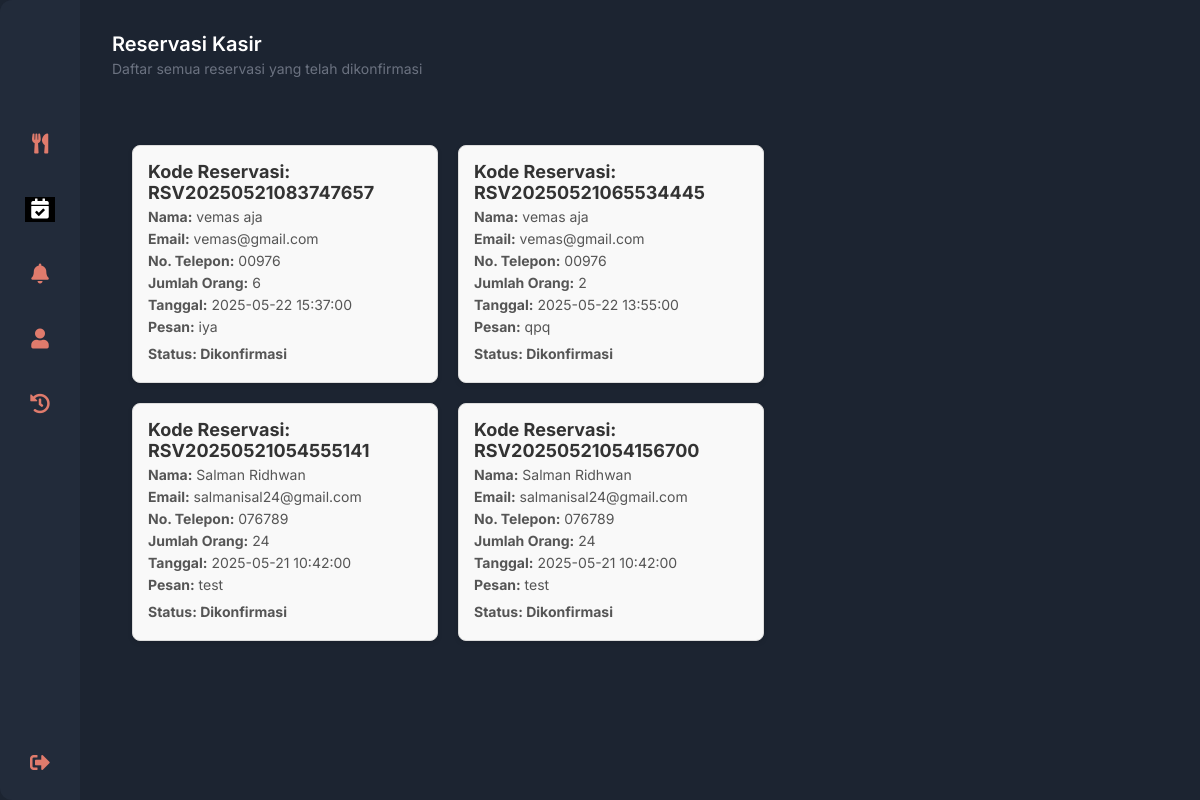
/WEBPRO/pages/kasir/reservasi_kasir.php (signed in), run on the app's committed database.
### tables this page shows
CREATE TABLE `reservasi` (
  `id` int(11) NOT NULL,
  `user_id` int(11) DEFAULT NULL,
  `kode_reservasi` varchar(20) DEFAULT NULL,
  `tanggal_reservasi` datetime DEFAULT NULL,
  `jumlah_orang` int(11) DEFAULT NULL,
  `email` varchar(255) NOT NULL,
  `message` varchar(255) NOT NULL,
  `no_telp` varchar(20) NOT NULL,
  `status` enum('pending','dikonfirmasi','dibatalkan') DEFAULT NULL,
  `created_at` timestamp NOT NULL DEFAULT current_timestamp(),
  `updated_at` timestamp NOT NULL DEFAULT current_timestamp() ON UPDATE current_timestamp()
);

CREATE TABLE `users` (
  `id` int(11) NOT NULL,
  `role` enum('admin','kasir','member') DEFAULT NULL,
  `username` varchar(50) DEFAULT NULL,
  `password` varchar(255) DEFAULT NULL,
  `nama` varchar(100) DEFAULT NULL,
  `email` varchar(100) DEFAULT NULL,
  `no_telp` varchar(20) DEFAULT NULL,
  `gender` enum('Laki-laki','Perempuan') DEFAULT NULL,
  `alamat` text DEFAULT NULL,
  `profile_picture` varchar(255) DEFAULT NULL,
  `created_at` timestamp NOT NULL DEFAULT current_timestamp(),
  `updated_at` timestamp NOT NULL DEFAULT current_timestamp() ON UPDATE current_timestamp()
);

### WEBPRO/pages/kasir/reservasi_kasir.php (the view, shortened to what this page needs)
<?php
include '../../koneksi.php';
$sql = "SELECT reservasi.*, users.nama
        FROM reservasi
        JOIN users ON reservasi.user_id = users.id
        WHERE reservasi.status = 'dikonfirmasi'
        ORDER BY reservasi.created_at DESC";
$result = $conn->query($sql);
?>
<!DOCTYPE html>
<html lang="en">
<head>
    <link rel="stylesheet" href="https://cdnjs.cloudflare.com/ajax/libs/font-awesome/5.15.3/css/all.min.css" />
    <link href="../../css/kasir.css" rel="stylesheet">
</head>
<body>
    <div class="container" role="main">
        <?php include '../../views/kasir/sidebar.php'; ?>
        <main>
            <header>
                <h1>Reservasi Kasir</h1>
                <p>Daftar semua reservasi yang telah dikonfirmasi</p>
            </header>
            <section class="reservasi-section" aria-label="Reservation List">
                <div class="reservasi-container">
                    <?php if ($result->num_rows > 0): ?>
                        <div class="reservasi-grid">
                            <?php while ($row = $result->fetch_assoc()): ?>
                                <div class="reservasi-card">
                                    <h3>Kode Reservasi: <?php echo $row['kode_reservasi']; ?></h3>
                                    <p><strong>Nama:</strong> <?php echo htmlspecialchars($row['nama']); ?></p>
                                    <p><strong>Email:</strong> <?php echo htmlspecialchars($row['email']); ?></p>
                                    <p><strong>No. Telepon:</strong> <?php echo htmlspecialchars($row['no_telp']); ?></p>
                                    <p><strong>Jumlah Orang:</strong> <?php echo $row['jumlah_orang']; ?></p>
                                    <p><strong>Tanggal:</strong> <?php echo $row['tanggal_reservasi']; ?></p>
                                    <p><strong>Pesan:</strong> <?php echo $row['message']; ?></p>
                                    <p class="status status-dikonfirmasi">Status: Dikonfirmasi</p>
                                </div>
                            <?php endwhile; ?>
                        </div>
                    <?php else: ?>
                        <p class="no-reservasi">Tidak ada reservasi yang tersedia.</p>
                    <?php endif; ?>
                </div>
            </section>
        </main>
    </div>
</body>
</html>

### WEBPRO/css/kasir.css (style rules this page uses)
* { box-sizing: border-box; }
html, body { width: 100%; margin: 0; padding: 0; height: 100%; font-family: 'Inter', sans-serif; background-color: #1c2431; }
.container { display: flex; height: 100vh; }
main { flex: 1; padding: 32px; display: flex; flex-direction: column; gap: 24px; height: 100vh; min-height: 100vh; margin-left: 80px; margin-right: 384px; overflow-y: auto; position: relative; }
main header { margin-bottom: 24px; }
main header h1 { color: white; font-weight: 600; font-size: 20px; margin: 0 0 4px 0; }
main header p { font-size: 14px; color: #6b7280; margin: 0; }

### WEBPRO/pages/kasir/reservasi_kasir.php (style rules this page uses)
.reservasi-container { padding: 20px; }
.reservasi-grid { display: grid; grid-template-columns: repeat(auto-fit, minmax(300px, 1fr)); gap: 20px; }
.reservasi-card { background-color: #f9f9f9; border: 1px solid #ddd; border-radius: 8px; padding: 15px; box-shadow: 0 2px 5px rgba(0, 0, 0, 0.1); }
.reservasi-card h3 { margin: 0; font-size: 18px; color: #333; }
.reservasi-card p { margin: 5px 0; font-size: 14px; color: #555; }
.reservasi-card .status { font-weight: bold; margin-top: 10px; }
.status-dikonfirmasi { color: #28a745; }

### data on the page
reservasi: kode_reservasi "RSV20250521083747657", user.nama "vemas aja", email "vemas@gmail.com", no_telp "00976", jumlah_orang "6", tanggal_reservasi "2025-05-22 15:37:00", message "iya"
reservasi: kode_reservasi "RSV20250521065534445", user.nama "vemas aja", email "vemas@gmail.com", no_telp "00976", jumlah_orang "2", tanggal_reservasi "2025-05-22 13:55:00", message "qpq"
reservasi: kode_reservasi "RSV20250521054555141", user.nama "Salman Ridhwan", email "salmanisal24@gmail.com", no_telp "076789", jumlah_orang "24", tanggal_reservasi "2025-05-21 10:42:00", message "test"
reservasi: kode_reservasi "RSV20250521054156700", user.nama "Salman Ridhwan", email "salmanisal24@gmail.com", no_telp "076789", jumlah_orang "24", tanggal_reservasi "2025-05-21 10:42:00", message "test"
